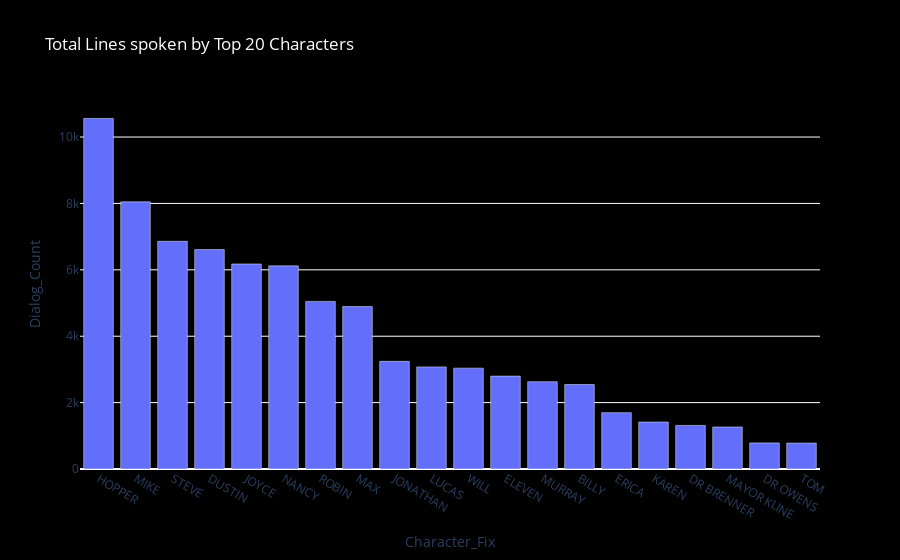

The cell this chart's notebook holds for it:
### Code cell
fig = px.bar(_20df, x="Character_Fix", y="Dialog_Count",
                 hover_name="Character_Fix",
                 color_continuous_scale="Purplered", 
                 title= "Total Lines spoken by Top 20 Characters")
#fig.update_layout(paper_bgcolor = 'rgba(0, 0, 0, 0)', plot_bgcolor = 'rgba(0, 0, 0, 0)')
fig.update_layout(paper_bgcolor = 'black', plot_bgcolor = 'black')
fig.update_layout(title_font_color='white') 
fig.show()

### Figure 1 — Plotly figure (JSON) as saved in the notebook; plotly's stock layout.template omitted (floating-point values rounded to 4 significant figures)
{"data": [{"alignmentgroup": "True", "hovertemplate": "<b>%{hovertext}</b><br><br>Character_Fix=%{x}<br>Dialog_Count=%{y}<extra></extra>", "hovertext": ["HOPPER", "MIKE", "STEVE", "DUSTIN", "JOYCE", "NANCY", "ROBIN", "MAX", "JONATHAN", "LUCAS", "WILL", "ELEVEN", "MURRAY", "BILLY", "ERICA", "KAREN", "DR BRENNER", "MAYOR KLINE", "DR OWENS", "TOM"], "legendgroup": "", "marker": {"color": "#636efa", "pattern": {"shape": ""}}, "name": "", "offsetgroup": "", "orientation": "v", "showlegend": false, "textposition": "auto", "type": "bar", "x": ["HOPPER", "MIKE", "STEVE", "DUSTIN", "JOYCE", "NANCY", "ROBIN", "MAX", "JONATHAN", "LUCAS", "WILL", "ELEVEN", "MURRAY", "BILLY", "ERICA", "KAREN", "DR BRENNER", "MAYOR KLINE", "DR OWENS", "TOM"], "xaxis": "x", "y": [10560, 8048, 6859, 6609, 6176, 6119, 5049, 4894, 3243, 3076, 3038, 2798, 2630, 2545, 1697, 1414, 1313, 1266, 786, 781], "yaxis": "y"}], "layout": {"barmode": "relative", "legend": {"tracegroupgap": 0}, "paper_bgcolor": "black", "plot_bgcolor": "black", "title": {"font": {"color": "white"}, "text": "Total Lines spoken by Top 20 Characters"}, "xaxis": {"anchor": "y", "domain": [0, 1], "title": {"text": "Character_Fix"}}, "yaxis": {"anchor": "x", "domain": [0, 1], "title": {"text": "Dialog_Count"}}}}
